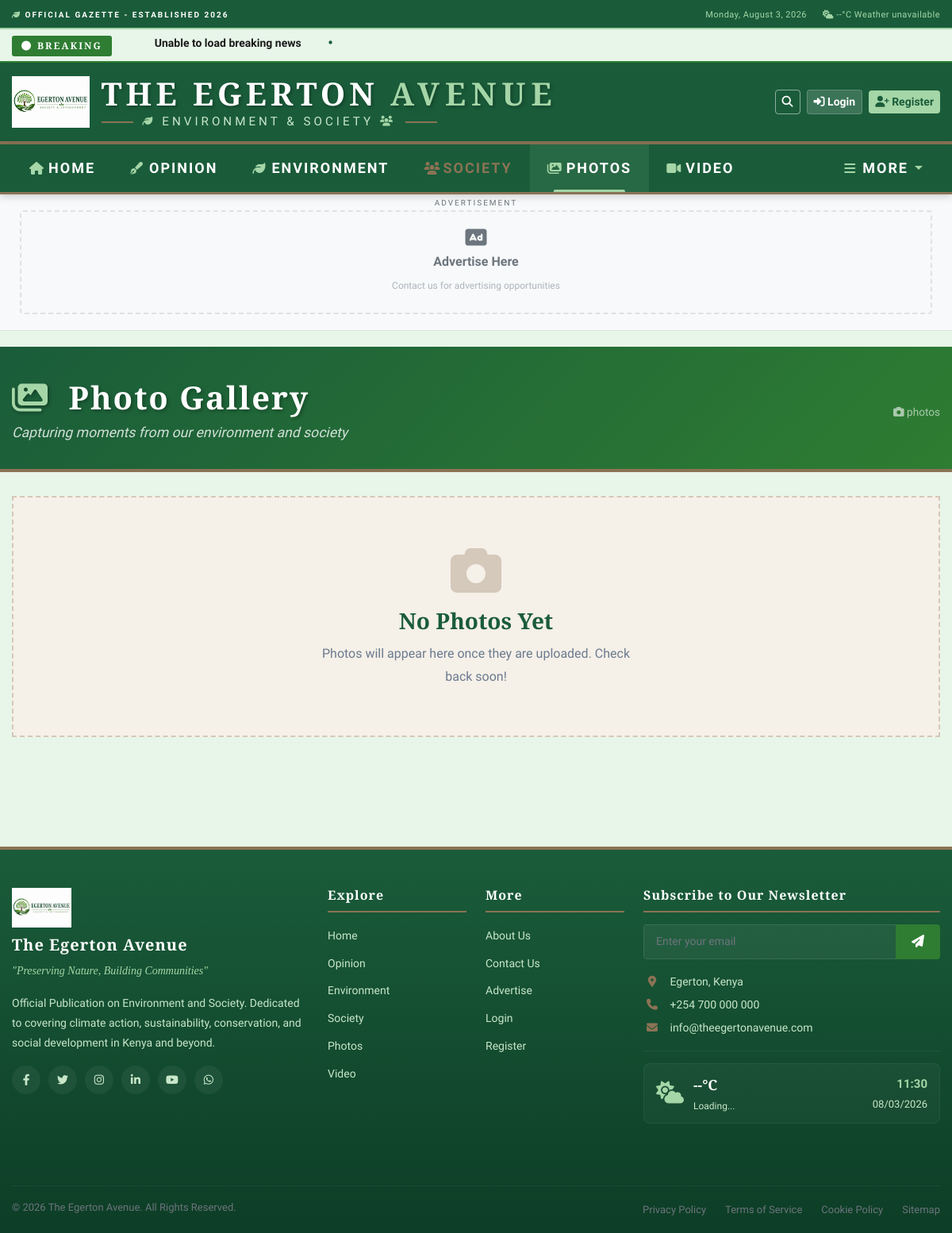
The app's page /articles/photos/, older data.
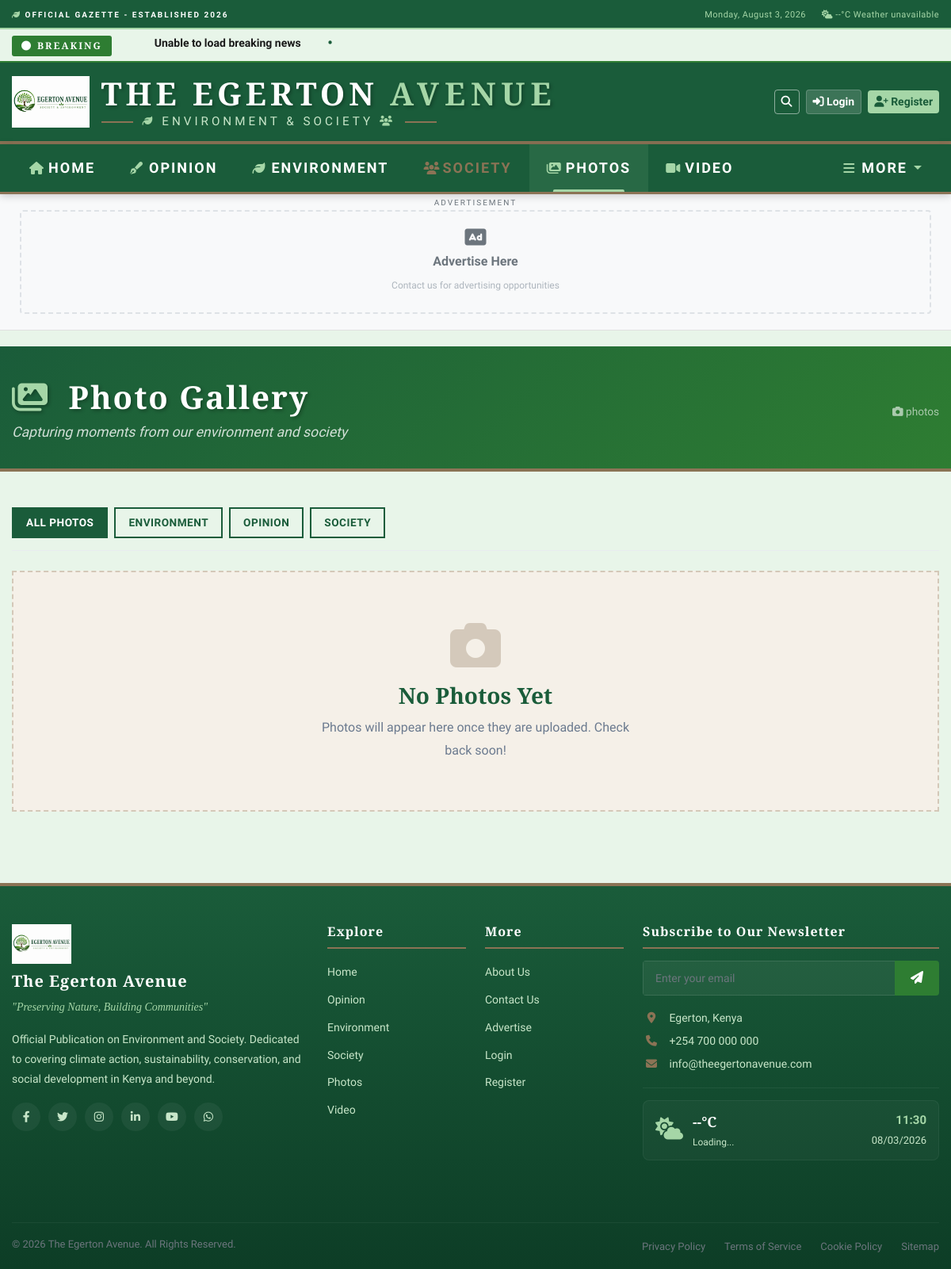
The same page, newer data.
### apps/categories/models.py (models this page shows, shortened)
class Category(models.Model):
    name = models.CharField(
        max_length=100,
        unique=True,
        validators=[MinLengthValidator(2)],
        help_text="Category name (e.g., Politics, Business, Sports)"
    )
    slug = models.SlugField(
        max_length=120,
        unique=True,
        blank=True,
        help_text="URL-friendly version of the category name"
    )
    description = models.TextField(
        max_length=500,
        blank=True,
        help_text="Brief description of the category"
    )
    icon = models.CharField(
        max_length=50,
        blank=True,
        help_text="FontAwesome icon class (e.g., fa-gavel for Politics)"
    )
    color = models.CharField(
        max_length=7,
        blank=True,
        help_text="Hex color code for the category (e.g., #FF0000)"
    )
    parent = models.ForeignKey(
        'self',
        on_delete=models.CASCADE,
        null=True,
        blank=True,
        related_name='children',
        help_text="Parent category if this is a sub-category"
    )
    order = models.PositiveIntegerField(
        default=0,
        help_text="Display order in navigation"
    )
    is_active = models.BooleanField(
        default=True,
        help_text="Whether this category is active and visible"
    )
    is_featured = models.BooleanField(
        default=False,
        help_text="Whether to show this category in featured sections"
    )
    seo_title = models.CharField(max_length=150, blank=True)
    seo_description = models.CharField(max_length=200, blank=True)
    seo_keywords = models.CharField(max_length=200, blank=True)
    image = models.ImageField(
        upload_to='categories/%Y/%m/',
        blank=True,
        null=True,
        help_text="Category image for featured sections"
    )
    image_alt = models.CharField(max_length=200, blank=True)
    article_count = models.PositiveIntegerField(default=0)
    total_views = models.PositiveIntegerField(default=0)
    created_at = models.DateTimeField(auto_now_add=True)
    updated_at = models.DateTimeField(auto_now=True)
    class Meta:
        db_table = 'categories'
        verbose_name_plural = 'Categories'
        ordering = ['order', 'name']
        indexes = [
            models.Index(fields=['slug']),
            models.Index(fields=['parent', 'is_active']),
            models.Index(fields=['order']),
        ]

### apps/articles/views.py (the view)
# urls.py: path('photos/', views.photos, name='photos'),
def photos(request):
    from .models import Article
    articles = Article.objects.filter(
        status='published',
        featured_image__isnull=False
    ).exclude(featured_image='').select_related('author', 'category').order_by('-published_at', '-created_at')
    featured_articles = articles.filter(is_featured=True)[:6]
    paginator = Paginator(articles, 12)
    page = request.GET.get('page')
    try:
        articles = paginator.page(page)
    except PageNotAnInteger:
        articles = paginator.page(1)
    except EmptyPage:
        articles = paginator.page(paginator.num_pages)
    categories = Category.objects.filter(
        articles__isnull=False
    ).distinct()[:10]
    context = {
        'page_title': 'Photos - The Egerton Avenue',
        'featured_articles': featured_articles,
        'articles': articles,
        'categories': categories,
        'section': 'photos',
        'article_count': Article.objects.filter(status='published', featured_image__isnull=False).count(),
    }
    return render(request, 'articles/photos.html', context)

### apps/advertisements/templatetags/advertisements_tags.py (called while the page is built)
@register.simple_tag
def get_ad_by_position(position):
    ads = Advertisement.objects.filter(
        position=position,
        status='active',
        start_date__lte=timezone.now(),
        end_date__gte=timezone.now()
    ).order_by('-priority')
    for ad in ads:
        if ad.can_show():
            return ad
    return None

### apps/articles/context_processors.py (called while the page is built)
def category_menu(request):
    categories = Category.objects.filter(
        is_active=True,
        parent__isnull=True
    ).order_by('order')
    return {'categories': categories}

### apps/notifications/context_processors.py (called while the page is built)
def notification_count(request):
    if request.user.is_authenticated:
        count = Notification.objects.filter(
            user=request.user,
            is_read=False
        ).count()
        return {'unread_notifications': count}
    return {'unread_notifications': 0}

### apps/articles/templates/articles/photos.html (shortened to what this page needs)
{% extends 'base.html' %}
{% load static %}
{% block content %}
<div class="photos-header">
    <div class="container">
        <div class="row align-items-center">
            <div class="col-12 col-md-8">
                <h1>
                    <i class="fas fa-images"></i> Photo Gallery
                </h1>
                <p>Capturing moments from our environment and society</p>
            </div>
            <div class="col-12 col-md-4 text-md-end mt-2 mt-md-0">
                <span style="color: rgba(255,255,255,0.6); font-family: 'Times New Roman', serif; font-size: 0.85rem;">
                    <i class="fas fa-camera"></i> {{ photos.paginator.count }} photos
                </span>
            </div>
        </div>
    </div>
</div>
<div class="container">
    {% if categories %}
    <div class="filter-categories">
        <a href="{% url 'articles:photos' %}" class="filter-link {% if not request.GET.category %}active{% endif %}">
            All Photos
        </a>
        {% for category in categories %}
        <a href="?category={{ category.slug }}" class="filter-link {% if request.GET.category == category.slug %}active{% endif %}">
            {{ category.name }}
        </a>
        {% endfor %}
    </div>
    {% endif %}
    {% if photos %}
    <div class="row g-3">
        {% for photo in photos %}
        <div class="col-6 col-md-4 col-lg-3">
            <div class="photo-card">
                <img src="{{ photo.file.url }}" alt="{{ photo.title|default:'Photo' }}" class="photo-image" loading="lazy">
                <div class="photo-overlay">
                    <div class="photo-title">{{ photo.title|default:'Untitled'|truncatechars:25 }}</div>
                    <div class="photo-meta">
                        <i class="fas fa-calendar-alt"></i> {{ photo.created_at|date:"M d, Y" }}
                    </div>
                </div>
            </div>
        </div>
        {% endfor %}
    </div>
    <!-- ============================================
         PAGINATION
         ============================================ -->
    {% if photos.has_other_pages %}
    <div class="pagination-wrapper">
        <div class="step-links">
            {% if photos.has_previous %}
                <a href="?page=1{% if request.GET.category %}&category={{ request.GET.category }}{% endif %}">
                    <i class="fas fa-angle-double-left"></i>
                </a>
                <a href="?page={{ photos.previous_page_number }}{% if request.GET.category %}&category={{ request.GET.category }}{% endif %}">
                    <i class="fas fa-angle-left"></i>
                </a>
            {% else %}
                <span class="disabled"><i class="fas fa-angle-double-left"></i></span>
                <span class="disabled"><i class="fas fa-angle-left"></i></span>
            {% endif %}
            <span class="current">
                Page {{ photos.number }} of {{ photos.paginator.num_pages }}
            </span>
            {% if photos.has_next %}
                <a href="?page={{ photos.next_page_number }}{% if request.GET.category %}&category={{ request.GET.category }}{% endif %}">
                    <i class="fas fa-angle-right"></i>
                </a>
                <a href="?page={{ photos.paginator.num_pages }}{% if request.GET.category %}&category={{ request.GET.category }}{% endif %}">
                    <i class="fas fa-angle-double-right"></i>
                </a>
            {% else %}
                <span class="disabled"><i class="fas fa-angle-right"></i></span>
                <span class="disabled"><i class="fas fa-angle-double-right"></i></span>
            {% endif %}
        </div>
    </div>
    {% endif %}
    {% else %}
    <div class="empty-state">
        <i class="fas fa-camera"></i>
        <h3>No Photos Yet</h3>
        <p>Photos will appear here once they are uploaded. Check back soon!</p>
    </div>
    {% endif %}
</div>
{% endblock %}

Row changes from the older to the newer data that the page shows:
added Category: name "ENVIRONMENT"
added Category: name "OPINION"
added Category: name "SOCIETY"
Text that changed along with them:
text now shown: "ALL PHOTOS"
